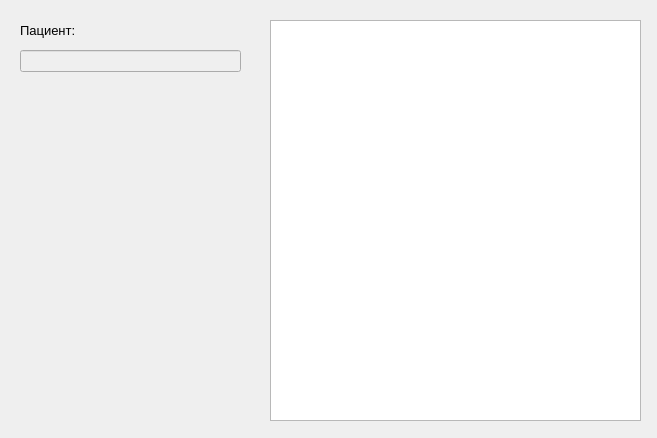
<?xml version="1.0" encoding="UTF-8"?>
<ui version="4.0">
 <class>CalculateDialog</class>
 <widget class="QDialog" name="CalculateDialog">
  <property name="geometry">
   <rect>
    <x>0</x>
    <y>0</y>
    <width>657</width>
    <height>438</height>
   </rect>
  </property>
  <property name="windowTitle">
   <string>Dialog</string>
  </property>
  <widget class="QLabel" name="label_Patient">
   <property name="geometry">
    <rect>
     <x>20</x>
     <y>20</y>
     <width>91</width>
     <height>21</height>
    </rect>
   </property>
   <property name="font">
    <font>
     <pointsize>10</pointsize>
    </font>
   </property>
   <property name="text">
    <string>Пациент:</string>
   </property>
  </widget>
  <widget class="QLineEdit" name="lineEdit_PatientView">
   <property name="enabled">
    <bool>false</bool>
   </property>
   <property name="geometry">
    <rect>
     <x>20</x>
     <y>50</y>
     <width>221</width>
     <height>22</height>
    </rect>
   </property>
  </widget>
  <widget class="QListWidget" name="listWidget_Diagnosis">
   <property name="geometry">
    <rect>
     <x>270</x>
     <y>20</y>
     <width>371</width>
     <height>401</height>
    </rect>
   </property>
  </widget>
 </widget>
 <resources/>
 <connections/>
</ui>
